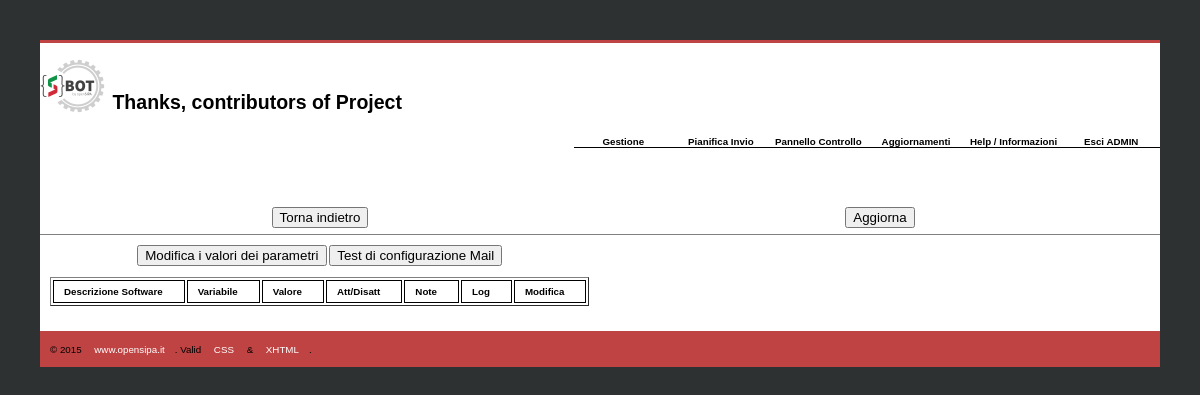
The page /panel.php (signed in) on the database as committed earlier.
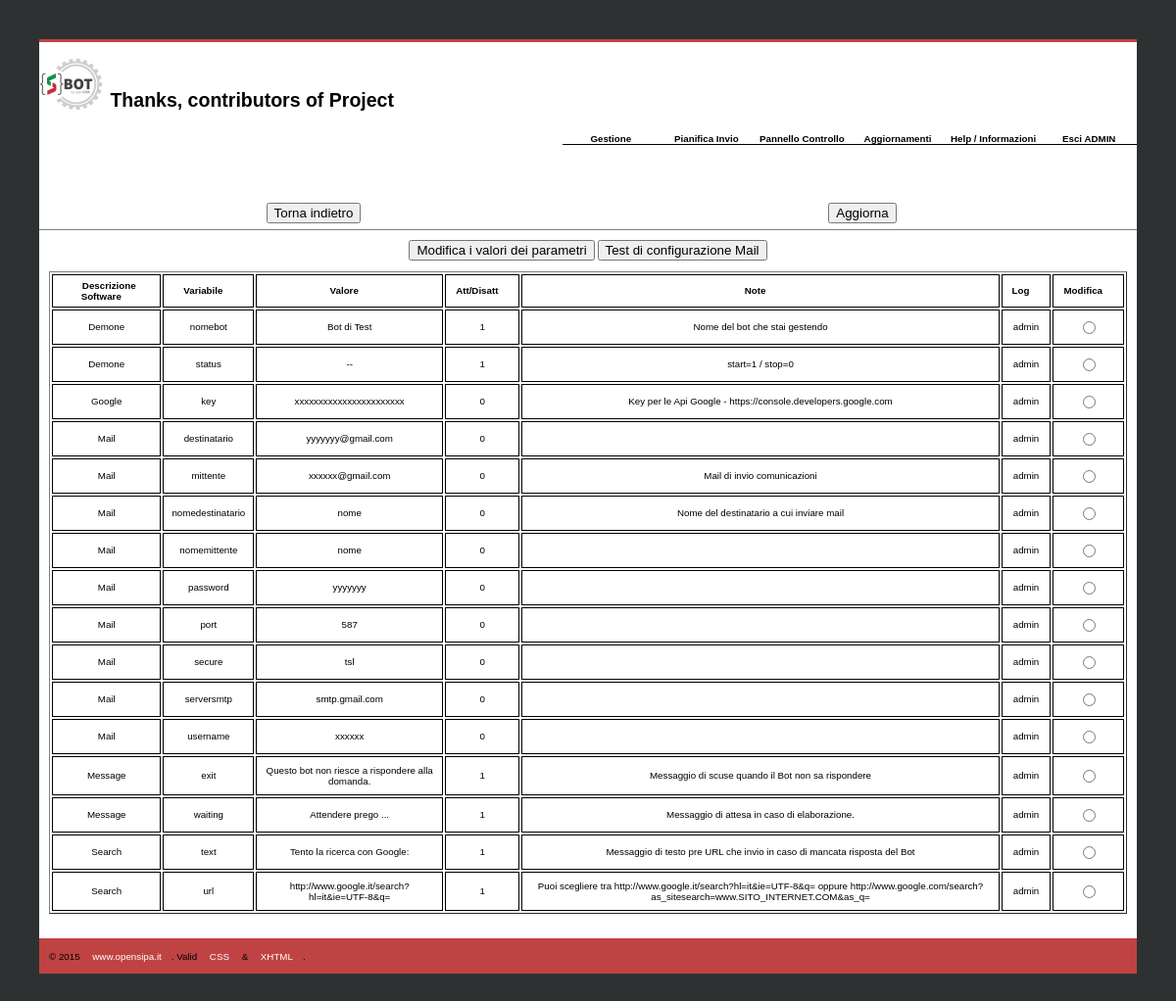
The same page on the database as committed later.
### tables this page shows
CREATE TABLE `software_config` (
  `ID` int(11) NOT NULL,
  `SoftDesc` varchar(50) DEFAULT NULL,
  `Code` varchar(20) DEFAULT NULL,
  `Param` varchar(300) DEFAULT NULL,
  `Number` int(2) DEFAULT NULL,
  `Note` varchar(200) DEFAULT NULL,
  `Active` tinyint(1) NOT NULL DEFAULT '1',
  `Log` varchar(50) DEFAULT NULL,
  `DateUpdt` datetime DEFAULT NULL
);

### functions/functionDb.php (called while the page is built, shortened)
<?php
function getDbConnection() {
    try {
        $mysqlConn = new PDO('mysql:dbname='.$GLOBALS['mysql_db'].';port='.$GLOBALS['mysql_port'].';host='.$GLOBALS['mysql_host'],$GLOBALS['mysql_user'],$GLOBALS['mysql_pass']);
    } catch (PDOException $e) {
        die("Connessione fallita al DB (connection failed). Non posso proseguire <br>");
    }
    return $mysqlConn;
}
function dbParamExtraction($function)
{
    try {
        $conn=getDbConnection();
        $sql = "SELECT Code, Param, SoftDesc, Active, Log, ID, Note, Number FROM `software_config` WHERE $function ORDER BY SoftDesc, Code";
        $stmt = $conn->prepare($sql);
        $stmt->execute();
        $tableParam=array();
        while ($riga=$stmt->fetch(PDO::FETCH_ASSOC)) {
            $tableParam[]=$riga;
        }
    } catch (Exception $ex) {
        return $ex->getMessage();
    }
    return ($tableParam);
}

### panel.php (the view, shortened to what this page needs)
<?php
include ('theme/header.php');
include ('functions/functionDb.php');
?>
<?php if (($_SESSION['level']) == 'admin') { ?>
<div id="content" class="clearfix">
    <div class="content-row">
        <form method="post" action="panel.php">
        <div align="center">
        <button type='submit' name='Valori' value='Valori' />Modifica i valori dei parametri</button>
        <button type='submit' name='Test' value='Test' />Test di configurazione Mail</button>
        </div>
        <br>
        <table border="1" align="center" id="order">
            <thead>
                <tr>
                <th><span>Descrizione Software</span></th>
                <th><span>Variabile</span></th>
                <th><span>Valore</span></th>
                <th><span>Att/Disatt</span></th>
                <th><span>Note</span></th>
                <th><span>Log</span></th>
                <th><span>Modifica</span></th>
                </tr>
            </thead>
            <tbody>
            <?php $extractParam = dbParamExtraction("SoftDesc is not null");
            foreach ($extractParam as $extract) {
                echo'<tr class="align">'
                .   '<td>'.$extract['SoftDesc'].'</td>'
                .   '<td>'.$extract['Code'].'</td>'
                .   '<td>'.$extract['Param'].'</td>'
                .   '<td>'.$extract['Active'].'</td>'
                .   '<td>'.$extract['Note'].'</td>'
                .   '<td>'.$extract['Log'].'</td>'
                .   '<td><input type="radio" name="ID" value="'.$extract['ID'].'" /></td>'
                .   '</tr>';
            }
            ?>
            </tbody>
        </table>
        </form>
    </div>
</div>
<?php } ?>
<?php include ('theme/footer.php');?>

Rows that differ between the two databases and show on the page:
added software_config: SoftDesc "Demone", Code "nomebot", Param "Bot di Test", Active "1", Note "Nome del bot che stai gestendo", Log "admin"
added software_config: SoftDesc "Demone", Code "status", Param "--", Active "1", Note "start=1 / stop=0", Log "admin"
added software_config: SoftDesc "Google", Code "key", Param "xxxxxxxxxxxxxxxxxxxxxxx", Active "0", Note "Key per le Api Google - https://console.developers.google.com", Log "admin"
added software_config: SoftDesc "Mail", Code "destinatario", Param "yyyyyyy@gmail.com", Active "0", Log "admin"
added software_config: SoftDesc "Mail", Code "mittente", Param "xxxxxx@gmail.com", Active "0", Note "Mail di invio comunicazioni", Log "admin"
added software_config: SoftDesc "Mail", Code "nomedestinatario", Param "nome", Active "0", Note "Nome del destinatario a cui inviare mail", Log "admin"
added software_config: SoftDesc "Mail", Code "nomemittente", Param "nome", Active "0", Log "admin"
added software_config: SoftDesc "Mail", Code "password", Param "yyyyyyy", Active "0", Log "admin"
added software_config: SoftDesc "Mail", Code "port", Param "587", Active "0", Log "admin"
added software_config: SoftDesc "Mail", Code "secure", Param "tsl", Active "0", Log "admin"
added software_config: SoftDesc "Mail", Code "serversmtp", Param "smtp.gmail.com", Active "0", Log "admin"
added software_config: SoftDesc "Mail", Code "username", Param "xxxxxx", Active "0", Log "admin"
added software_config: SoftDesc "Message", Code "exit", Param "Questo bot non riesce a rispondere alla domanda.", Active "1", Note "Messaggio di scuse quando il Bot non sa rispondere", Log "admin"
added software_config: SoftDesc "Message", Code "waiting", Param "Attendere prego ...", Active "1", Note "Messaggio di attesa in caso di elaborazione.", Log "admin"
added software_config: SoftDesc "Search", Code "text", Param "Tento la ricerca con Google:", Active "1", Note "Messaggio di testo pre URL che invio in caso di mancata risposta del Bot", Log "admin"
added software_config: SoftDesc "Search", Code "url", Param "http://www.google.it/search?hl=it&ie=UTF-8&q=", Active "1", Note "Puoi scegliere tra http://www.google.it/search?hl=it&ie=UTF-8&q= oppure http://www.google.com/search?as_sitesearch=www.SITO_INTERNET.COM&as_q=", Log "admin"
